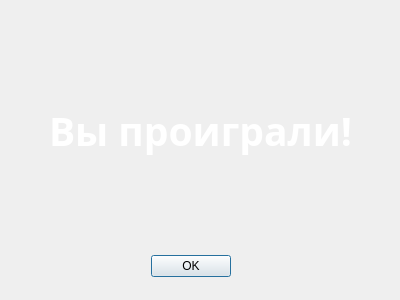
<?xml version="1.0" encoding="UTF-8"?>
<ui version="4.0">
 <class>DialogAboutLoss</class>
 <widget class="QDialog" name="DialogAboutLoss">
  <property name="geometry">
   <rect>
    <x>0</x>
    <y>0</y>
    <width>400</width>
    <height>300</height>
   </rect>
  </property>
  <property name="windowTitle">
   <string>Dialog</string>
  </property>
  <widget class="QDialogButtonBox" name="buttonBox">
   <property name="geometry">
    <rect>
     <x>20</x>
     <y>250</y>
     <width>341</width>
     <height>32</height>
    </rect>
   </property>
   <property name="orientation">
    <enum>Qt::Horizontal</enum>
   </property>
   <property name="standardButtons">
    <set>QDialogButtonBox::Ok</set>
   </property>
   <property name="centerButtons">
    <bool>true</bool>
   </property>
  </widget>
  <widget class="QLabel" name="label">
   <property name="geometry">
    <rect>
     <x>40</x>
     <y>80</y>
     <width>321</width>
     <height>101</height>
    </rect>
   </property>
   <property name="font">
    <font>
     <family>Noto Serif Yezidi</family>
     <pointsize>29</pointsize>
     <bold>true</bold>
    </font>
   </property>
   <property name="styleSheet">
    <string notr="true">color: rgb(255, 255, 255);</string>
   </property>
   <property name="text">
    <string>Вы проиграли!</string>
   </property>
   <property name="alignment">
    <set>Qt::AlignCenter</set>
   </property>
  </widget>
 </widget>
 <resources/>
 <connections>
  <connection>
   <sender>buttonBox</sender>
   <signal>accepted()</signal>
   <receiver>DialogAboutLoss</receiver>
   <slot>accept()</slot>
   <hints>
    <hint type="sourcelabel">
     <x>248</x>
     <y>254</y>
    </hint>
    <hint type="destinationlabel">
     <x>157</x>
     <y>274</y>
    </hint>
   </hints>
  </connection>
  <connection>
   <sender>buttonBox</sender>
   <signal>rejected()</signal>
   <receiver>DialogAboutLoss</receiver>
   <slot>reject()</slot>
   <hints>
    <hint type="sourcelabel">
     <x>316</x>
     <y>260</y>
    </hint>
    <hint type="destinationlabel">
     <x>286</x>
     <y>274</y>
    </hint>
   </hints>
  </connection>
 </connections>
</ui>
